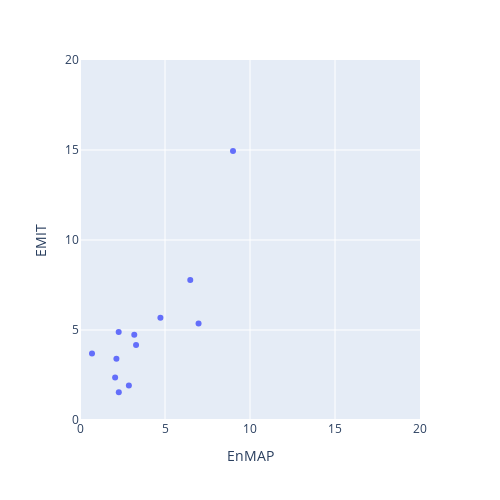

The notebook cell saved with this chart:
### Code cell
fig.update_layout(width=500, height=500, yaxis_range=[0, 20], xaxis_range=[0, 20])
fig.show()

### Figure 1 — Plotly figure (JSON) as saved in the notebook; plotly's stock layout.template omitted (floating-point values rounded to 4 significant figures)
{"data": [{"customdata": [["González Catán"], ["Bandhwari"], ["Bhalswa"], ["Deonar"], ["Ghazipur"], ["Okhla"], ["Dudaim"], ["Tamar"], ["Al Akaider"], ["Kabd"], ["Riyadh"], ["Akhangaran"]], "hovertemplate": "EnMAP=%{x}<br>EMIT=%{y}<br>name=%{customdata[0]}<extra></extra>", "legendgroup": "", "marker": {"color": "#636efa", "symbol": "circle"}, "mode": "markers", "name": "", "orientation": "v", "showlegend": false, "type": "scatter", "x": [2.142, 2.875, 2.066, 0.7063, 3.193, 2.282, 6.975, 4.73, 2.276, 6.486, 9.0, 3.297], "xaxis": "x", "y": [3.398, 1.921, 2.364, 3.694, 4.735, 1.538, 5.362, 5.674, 4.891, 7.774, 14.94, 4.172], "yaxis": "y"}], "layout": {"height": 500, "legend": {"tracegroupgap": 0}, "margin": {"t": 60}, "width": 500, "xaxis": {"anchor": "y", "domain": [0, 1], "range": [0, 20], "title": {"text": "EnMAP"}}, "yaxis": {"anchor": "x", "domain": [0, 1], "range": [0, 20], "title": {"text": "EMIT"}}}}
